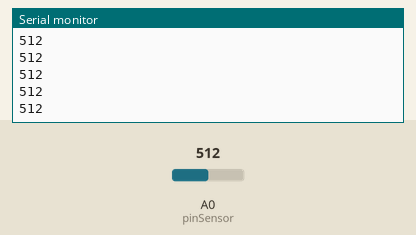
This sketch was run on a simulated Arduino Uno, built with avr-gcc and run on an emulated ATmega328P. Shown: the last lines printed to the serial monitor. Inputs (shaded band) come from the test bench; at power-on: A0 (pinSensor) = 512.

Above: at 1.2 s.
1.3 s: A0 (pinSensor) set to 716
At 1.31 s:
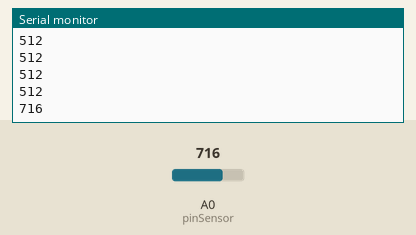
2.8 s: A0 (pinSensor) set to 900
At 2.81 s:
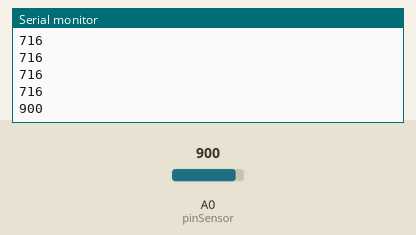
Timing chart, 0 to 5.8 s (numbered marks = the images above; inputs shaded):
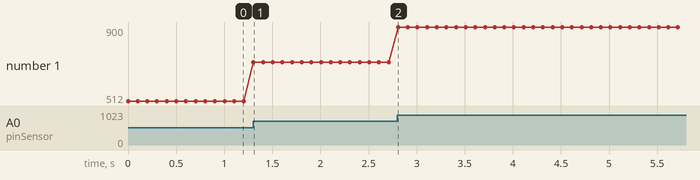

Measured:
- after the input at 1.3 s, the serial monitor: prints a new line at once (image 1)
- after the input at 2.8 s, the serial monitor: prints a new line at once (image 2)
- plotted number 1: 512 → 716 after the input at 1.3 s, 716 → 900 after the input at 2.8 s

The sketch:

Grayscale.ino
```cpp
int pinSensor = A0;

void setup()
{
  pinMode(pinSensor, INPUT);
  Serial.begin(9600);
}
void loop()
{
  Serial.println(analogRead(pinSensor));
  delay(100);
}
```
